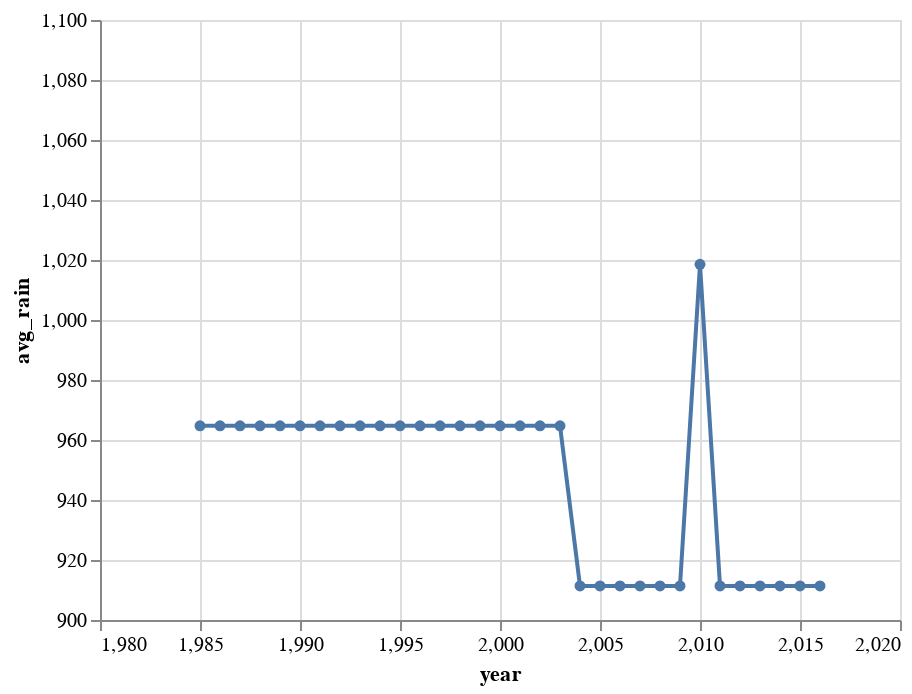

The notebook cell saved with this chart:
### Code cell
train_chart

### Figure 1 — Vega-Lite specification as saved in the notebook (floating-point values rounded to 4 significant figures)
{"config": {"view": {"continuousWidth": 400, "continuousHeight": 300}}, "data": {"name": "data-2f2c133f2fe8528de4ad93fee573f49d"}, "mark": {"type": "line", "point": true}, "encoding": {"tooltip": [{"type": "quantitative", "field": "year"}, {"type": "quantitative", "field": "avg_rain"}], "x": {"type": "quantitative", "field": "year"}, "y": {"type": "quantitative", "field": "avg_rain", "scale": {"domain": [900, 1100]}}}, "$schema": "https://vega.github.io/schema/vega-lite/v4.8.1.json", "datasets": {"data-2f2c133f2fe8528de4ad93fee573f49d": [{"index": 0, "year": 1985, "avg_rain": 964.7}, {"index": 1, "year": 1986, "avg_rain": 964.7}, {"index": 2, "year": 1987, "avg_rain": 964.7}, {"index": 3, "year": 1988, "avg_rain": 964.7}, {"index": 4, "year": 1989, "avg_rain": 964.7}, {"index": 5, "year": 1990, "avg_rain": 964.7}, {"index": 6, "year": 1991, "avg_rain": 964.7}, {"index": 7, "year": 1992, "avg_rain": 964.7}, {"index": 8, "year": 1993, "avg_rain": 964.7}, {"index": 9, "year": 1994, "avg_rain": 964.7}, {"index": 10, "year": 1995, "avg_rain": 964.7}, {"index": 11, "year": 1996, "avg_rain": 964.7}, {"index": 12, "year": 1997, "avg_rain": 964.7}, {"index": 13, "year": 1998, "avg_rain": 964.7}, {"index": 14, "year": 1999, "avg_rain": 964.7}, {"index": 15, "year": 2000, "avg_rain": 964.7}, {"index": 16, "year": 2001, "avg_rain": 964.7}, {"index": 17, "year": 2002, "avg_rain": 964.7}, {"index": 18, "year": 2003, "avg_rain": 964.7}, {"index": 19, "year": 2004, "avg_rain": 911.3}, {"index": 20, "year": 2005, "avg_rain": 911.3}, {"index": 21, "year": 2006, "avg_rain": 911.3}, {"index": 22, "year": 2007, "avg_rain": 911.3}, {"index": 23, "year": 2008, "avg_rain": 911.3}, {"index": 24, "year": 2009, "avg_rain": 911.3}, {"index": 25, "year": 2010, "avg_rain": 1019.0}, {"index": 26, "year": 2011, "avg_rain": 911.3}, {"index": 27, "year": 2012, "avg_rain": 911.3}, {"index": 28, "year": 2013, "avg_rain": 911.3}, {"index": 29, "year": 2014, "avg_rain": 911.3}, {"index": 30, "year": 2015, "avg_rain": 911.3}, {"index": 31, "year": 2016, "avg_rain": 911.3}]}}
